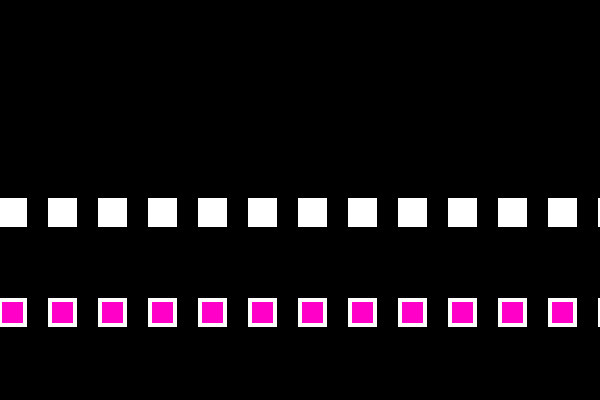
Frame 1 (no input)
Frame 60 (no input): identical to frame 1, image omitted
Frame 120 (the mouse pressed at the canvas centre since frame 60): identical to frame 1, image omitted

The p5.js sketch that drew this single still picture (run headless with seeded random() and noise() and a simulated clock; from frame 60 on, the mouse is pressed at the canvas centre):

// p5.js sketch
// ── sketch.js
// creative coding, 2017
// while loop & for loop
// Derived from a Daniel Shiffman example on Youtube

/*
repeat loop
comes in handy when you want to use a few lines of code to do something over and over and over
control structure of an if (on the board):

if(....true){
 _________  (one time)
}

while(  true  ){
  ____________ (do this as long as this is true)
}

** danger of infinate loops

*/

function setup() {
  createCanvas(600, 400);
}

function draw() {
  background(0);
  strokeWeight(4);
  stroke(255);

  var x = 0; //innitialization
  while (x <= width) { //test for exit condition
    fill(255);
    rect(x, 200, 25, 25);
    x = x + 50; //incramentation operation
    //this is such a common loop
    //for loops put all three of these parts together
  }

  for (var x = 0; x <= width; x = x + 50) { // x += 50
    fill(255, 0, 200);
    rect(x, 300, 25, 25);
  }
}
